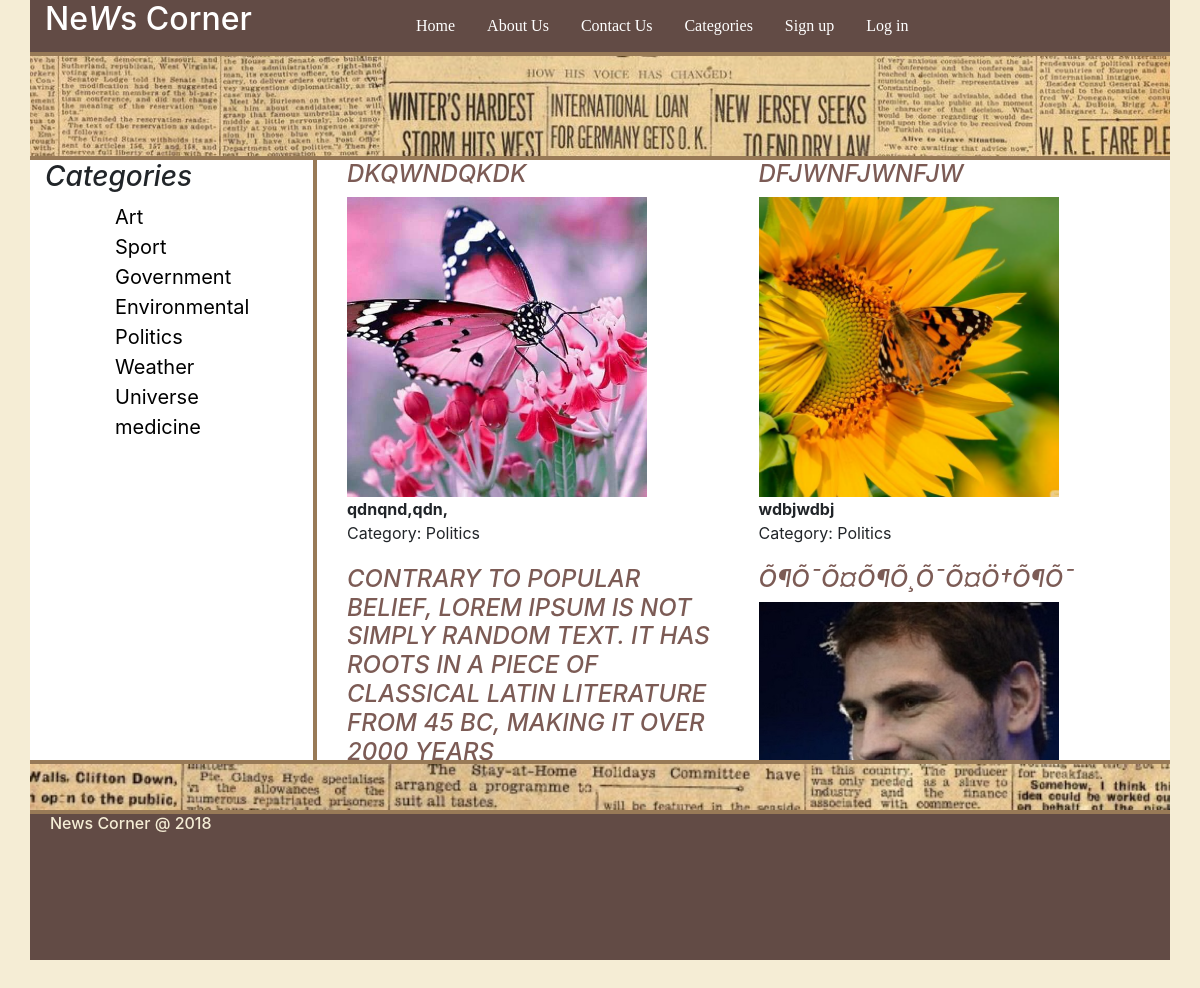
The app's page /category.php?id=5 with its own data.
### tables this page shows
CREATE TABLE `categories` (
  `id` int(11) NOT NULL,
  `title` varchar(255) NOT NULL
);

CREATE TABLE `news` (
  `id` int(11) NOT NULL,
  `title` varchar(255) NOT NULL,
  `description` text NOT NULL,
  `content` text NOT NULL,
  `image_path` varchar(255) NOT NULL,
  `category_id` int(11) NOT NULL,
  `date_of_creating` date NOT NULL
);

### components/db.php (called while the page is built, shortened)
<?php
class Database
{
    public function is_serialized($data, &$result = null)
    {
        $data = trim($data);
        if (strlen($data) < 4) {
            return false;
        }
        if ($data[1] !== ':') {
            return false;
        }
        return false;
    }
}

### category.php (the view, shortened to what this page needs)
<?php
$id = $_GET['id'];
include_once 'layouts/header.php';
?>
<?php
include_once 'layouts/left-sidebar.php';
?>
<?php
$sql = "select n1.*, c1.id as c_id, c1.title as category_name from news as n1 inner join categories as c1 ON n1.category_id=c1.id where c1.id = '$id' order by id desc ";
$stmt = $conn-> query($sql);
$data = $stmt->fetchAll();
?>
<div class="col-md-9 right">
    <?php if(!empty($data)) : ?>
        <div class="news_list row m-0 ">
            <?php foreach($data as $item):?>
            <div class="col-sm-6">
                <h4 class="title"><a href="view.php?id=<?php echo $item['id']; ?>"><?php echo $item['title']; ?></a>
                </h4>
                <div class="image_container">
                    <img src="uploads/<?php echo $item['image_path']; ?>">
                </div>
                <div class="description"><?php echo $item['description']; ?></div>
                <div class="category">Category: <?php
                    echo $item['category_name'];
                    ?> </div>
            </div>
            <?php endforeach;  ?>
        </div>
    <?php endif;?>
</div>
</div>
</div>
<?php
include_once 'layouts/footer.php';
?>

### layouts/left-sidebar.php (shortened to what this page needs)
<?php
$stmt = $conn->query("SELECT * FROM categories");
$data = $stmt->fetchAll(PDO::FETCH_ASSOC);
include_once "components/db.php";
?>
<div class="container">
    <div class="row">
        <div class="col-md-3 left">
            <h3 style="font-style: italic" class="cat">Categories</h3>
            <ul class="category_nav" id="sortable">
            <?php foreach ($data as $value):?>
                    <li><a href="category.php?id=<?= $value['id']
                        ?>"><?= $value['title']?></a> </li>
                <?php endforeach;?>
            </ul>
        </div>

### css/style.css (style rules this page uses)
body { background:#F5EDD5; outline:none !important; padding:0; margin:0; }
ul { list-style-type: none; margin-left: 70px; padding: 0; }
li { list-style-type: none; }
.category_nav li a { color:black; text-decoration:none; font-size: 20px; }
.left { background: #FFFFFF; border-right:2px solid #987A57; }
.right { background: #FFFFFF; border-left:2px solid #987A57; }
.title { font-style:italic; text-transform:uppercase; color: #7c5b55; }
.title a { color: #7c5b55; }
.image_container { width:300px; height:300px; margin-left:0!important; }
.image_container img { width:300px; height:300px !important; object-fit:cover !important; margin-left:0!important; }
.category { margin-bottom:20px; }
.description { font-weight: bold; }
.news_list { height:600px; overflow-y: scroll; }
.cat { position: relative; -webkit-animation-name: example; -webkit-animation-duration: 4s; animation-name: example_cat; animation-duration: 4s; }

### records on screen
categories: title "Art"
categories: title "Sport"
categories: title "Government"
categories: title "Environmental"
categories: title "Politics"
categories: title "Weather"
categories: title "Universe"
categories: title "medicine"
news: title "DKQWNDQKDK", shows a picture, description "qdnqnd,qdn,", category.title "Politics"
news: title "DFJWNFJWNFJW", shows a picture, description "wdbjwdbj", category.title "Politics"
news: title "CONTRARY TO POPULAR BELIEF, LOREM IPSUM IS NOT SIMPLY RANDOM TEXT. IT HAS ROOTS IN A PIECE OF CLASSICAL LATIN LITERATURE FROM 45 BC, MAKING IT OVER 2000 YEARS"
news: title "Õ¶Õ¯Õ¤Õ¶Õ¸Õ¯Õ¤Ö†Õ¶Õ¯", shows a picture
